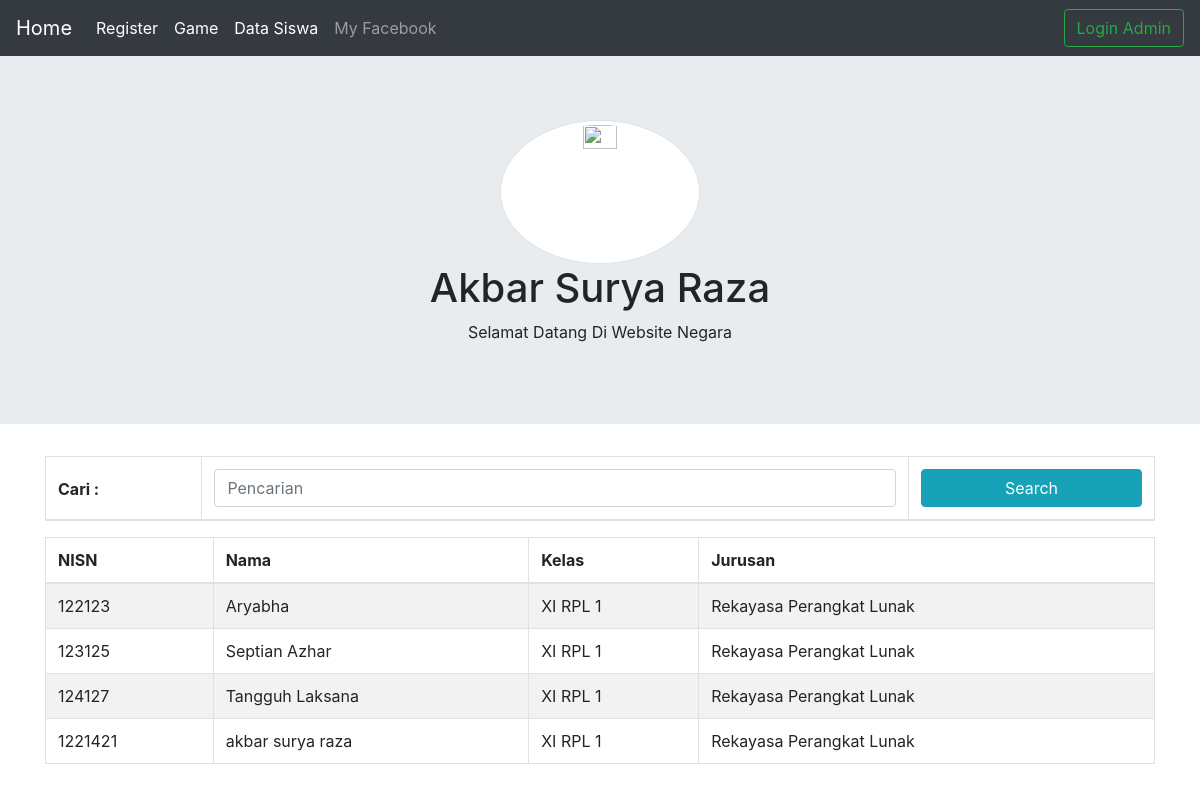
Screenshot of /datasiswa/index.php with the database file from the repository.
### tables this page shows
CREATE TABLE `users` (
  `id` int(11) NOT NULL,
  `nama` varchar(100) DEFAULT NULL,
  `kelas` varchar(100) DEFAULT NULL,
  `jurusan` varchar(100) DEFAULT NULL,
  `nisn` int(12) NOT NULL
);

### datasiswa/index.php (the view, shortened to what this page needs)
<?php
include("config.php");
$result = mysqli_query($mysqli, "SELECT * FROM users ORDER BY id DESC");
?>
<html lang="en">
  <head>
    <link rel="stylesheet" href="https://stackpath.bootstrapcdn.com/bootstrap/4.3.1/css/bootstrap.min.css">
	<link rel="stylesheet" type="text/css" href="css/bootstrap.css">
  </head>
  <body>
    <nav class="navbar navbar-expand-lg navbar-dark bg-dark">
  <a class="navbar-brand" href="../">Home</a>
  <div class="collapse navbar-collapse" id="navbarSupportedContent">
    <ul class="navbar-nav mr-auto">
      <li class="nav-item active">
        <a class="nav-link" href="../add/">Register <span class="sr-only">(current)</span></a>
      </li>
      <li class="nav-item active">
        <a class="nav-link" href="../game">Game</a>
      </li>
      <li class="nav-item active">
        <a class="nav-link" href="">Data Siswa <span class="sr-only">(current)</span></a>
      </li>
      <li class="nav-item">
        <a class="nav-link" href="https://www.facebook.com/profile.php?id=100011332078662">My Facebook</a>
      </li>
    </ul>
      <form action="../login/" class="form-inline my-2 my-lg-0">
      <button class="btn btn-outline-success my-2 my-sm-0" type="submit" href="">Login Admin</button>
    </form>
  </div>
</nav>
<div class="jumbotron jumbotron-fluid">
  <div class="container text-center">
       <a href="https://www.facebook.com/profile.php?id=100011332078662"><img src="b.jpg" width="18%" class="rounded-circle img-thumbnail"></a>
    <h1 class="display 4">Akbar Surya Raza</h1>
    <p class="load">Selamat Datang Di Website Negara</p>
  </div>
</div>
  <form role="form" action="index.php" method="POST">
   <div class="container text-center">
    <div class="table-responsive">
          <table class="table table-bordered table-striped table-hover">
      <thead>
   <tr>
    <th><label>Cari :</label></th>
   <th><input type="text" name="cari" class="form-control" placeholder="Pencarian" autocomplete="off"></th> <th><button type="submit" class="btn btn-info btn-block">Search</button></th>
     </tr></div>
</div>
  </form>
<div class="table-responsive">
		<table class="table table-bordered table-striped table-hover">
			<thead>
				<tr>
					<th>NISN</th>
					<th>Nama</th>
					<th>Kelas</th>
					<th>Jurusan</th>
				</tr>
			</thead>
			<tbody>
		<?php
    if(isset($_POST['cari'])){
      $cari = $_POST['cari'];
    $result = mysqli_query($mysqli,"SELECT * FROM users WHERE nisn LIKE'%".$cari."%' OR nama LIKE '%".$cari."%' ");
}else{
    $result = mysqli_query($mysqli, "SELECT * FROM users");
}
if(mysqli_num_rows($result)){
    while($user_data = mysqli_fetch_array($result)) {   ?>
        <tr>
        <td><?php echo $user_data['nisn']; ?></td>
        <td><?php echo $user_data['nama']; ?></td>
        <td><?php echo $user_data['kelas']; ?></td>
        <td><?php echo $user_data['jurusan']; ?></td>
    <?php }}else{
echo'<tr><td colspan="5">Tidak ada data</tr></td>';}?>
			</tbody>
		</table>
	</div>
  </body>
</html>

### rows the page displays
users: nisn "122123", nama "Aryabha", kelas "XI RPL 1", jurusan "Rekayasa Perangkat Lunak"
users: nisn "123125", nama "Septian Azhar", kelas "XI RPL 1", jurusan "Rekayasa Perangkat Lunak"
users: nisn "124127", nama "Tangguh Laksana", kelas "XI RPL 1", jurusan "Rekayasa Perangkat Lunak"
users: nisn "1221421", nama "akbar surya raza", kelas "XI RPL 1", jurusan "Rekayasa Perangkat Lunak"
